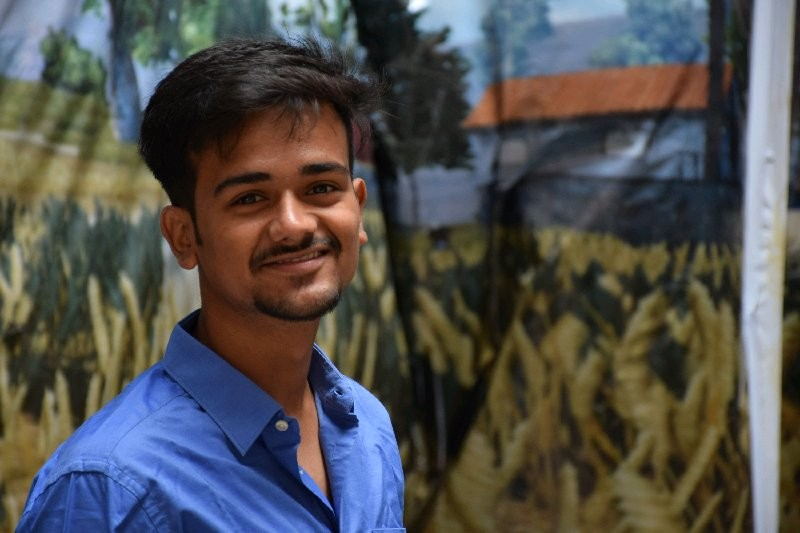
#> input picture examples/test_image.png, 800 x 533 px, found by its file name
$ jupyter execute --allow-errors faceRecognition.ipynb
#> lines starting #> are read from the running program, lines starting #| are printed output that depends on the picture; pictures that were not available may be replaced by others from this repository, and a replacement may not be noted
[cell 1]
import os
import cv2
import numpy as np

def faceDetection(test_img):
    gray_img=cv2.cvtColor(test_img,cv2.COLOR_BGR2GRAY)
    face_haar_cascade=cv2.CascadeClassifier('C:/Users/win 10/Desktop/face-recognition/haarcascade_frontalface_default.xml')
    faces=face_haar_cascade.detectMultiScale(gray_img,scaleFactor=1.3,minNeighbors=5)
    return faces,gray_img

def train_classifier(faces,face_ID):
    face_recognizer=cv2.face.LBPHFaceRecognizer_create()
    face_recognizer.train(faces,np.array(faceID))
    return face_recognizer
def draw_rect(test_img,face):
    (x,y,w,h)=face
    cv2.rectangle(test_img,(x,y),(x+w,y+h),(255,0,0),thickness=5)

def put_text(test_img,text,x,y):
    cv2.putText(test_img,text,(x,y),cv2.FONT_HERSHEY_DUPLEX,3,(255,0,0),6)


def labels_for_training_data(directory):
    faces=[]
    faceID=[]

    for path,subdirnames,filenames in os.walk(directory):

        for filename in filenames:


                if filename.startswith("."):

                    print("Skipping system files")
                    continue
                id=os.path.basename(path)
                img_path=os.path.join(path,filename)
                print("img_path",img_path)
                print("id:",id)
                test_img=cv2.imread(img_path)
                if test_img is None:
                      print("Image not loaded properly")

                      continue
                faces_rect,gray_img=faceDetection(test_img)
                if len(faces_rect)!=1:
                      continue

                (x,y,w,h)=faces_rect[0]
                rol_gray=gray_img[y:y+w,x:x+h]
                faces.append(rol_gray)
                faceID.append(int(id))
    return faces,faceID


test_img=cv2.imread('C:/Users/win 10/Desktop/face-recognition/examples/test_image.png')
#> test_img is the input picture: shape (533, 800, 3); mean B, G, R 78.5, 80, 80.7
faces_detected,gray_img=faceDetection(test_img)
#> in faceDetection, `gray_img=cv2.cvtColor(test_img,cv2.COLOR_BGR2GRAY)`:
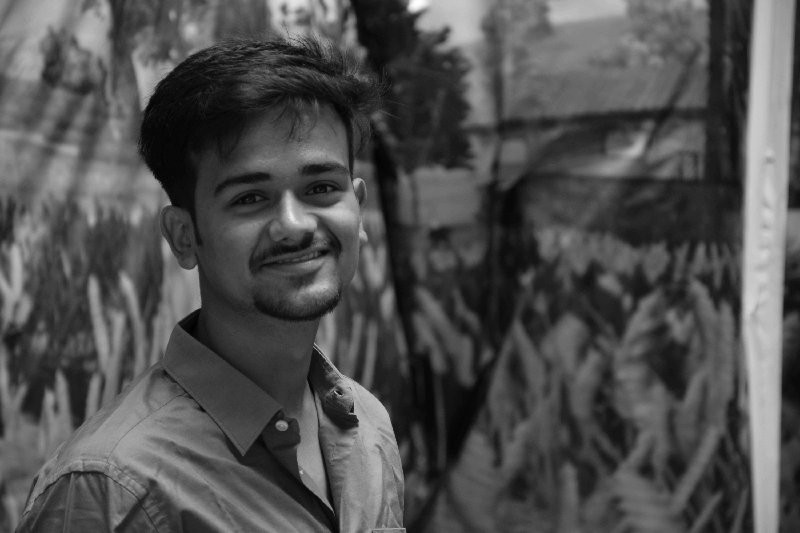
#> gray_img: shape (533, 800); min 0, max 254, mean 80
#> in faceDetection, `faces=face_haar_cascade.detectMultiScale(gray_img,scaleFactor=1.3,minN..`: faces = [[180, 112, 210, 210]]
#> faces_detected = [[180, 112, 210, 210]]
print("face detected",faces_detected)
#| face detected [[180 112 210 210]]
'''for (x,y,w,h) in faces_detected:
    cv2.rectangle(test_img,(x,y),(x+w,y+h),(255,0,0),thickness=5)
    pass
resized_img=cv2.cv2.resize(test_img,(1000,700))
cv2.imshow("face detection ",resized_img)
cv2.waitKey(0)
cv2.destroyAllWindows()'''

faces,faceID=labels_for_training_data('C:/Users/win 10/Desktop/face-recognition/test_images')
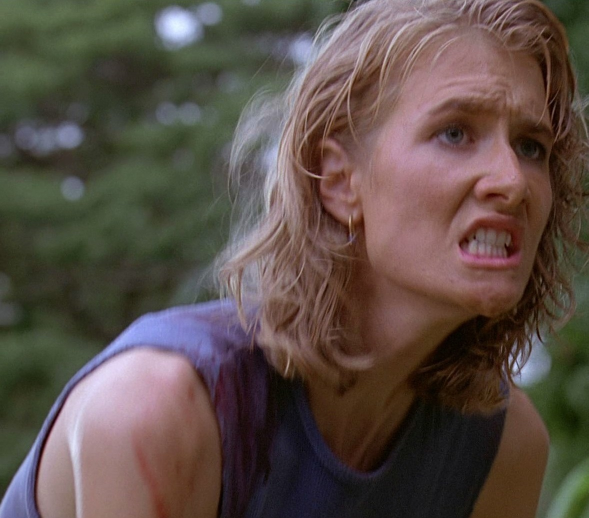
#> input picture examples/00000016.jpg, 1177 x 1036 px, given as the content of the folder C:/Users/win 10/Desktop/face-recognition/test_images, which was not available (shown at 1/2 size)
#> in labels_for_training_data, test_img is the input picture: shape (1036, 1177, 3); mean B, G, R 71.3, 78.2, 91.1
#> in faceDetection (call 2), `gray_img=cv2.cvtColor(test_img,cv2.COLOR_BGR2GRAY)`:
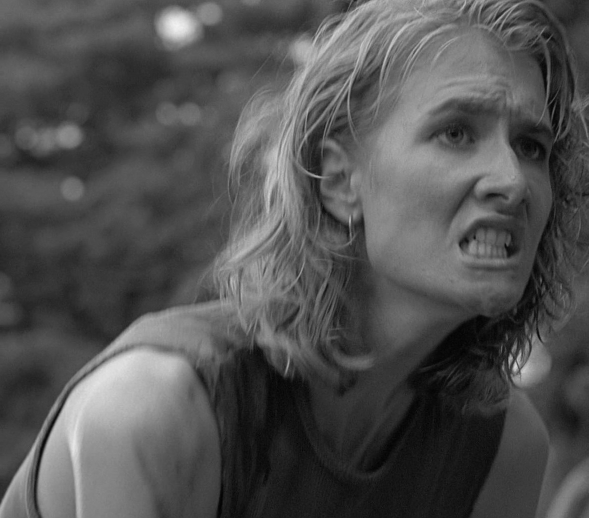
#> gray_img: shape (1036, 1177) (shown at 1/2 size); min 0, max 244, mean 81.3
#> in faceDetection (call 2), `faces=face_haar_cascade.detectMultiScale(gray_img,scaleFactor=1.3,minN..`: faces = ()
#> (the rest of this cell did not finish here and is left out)
